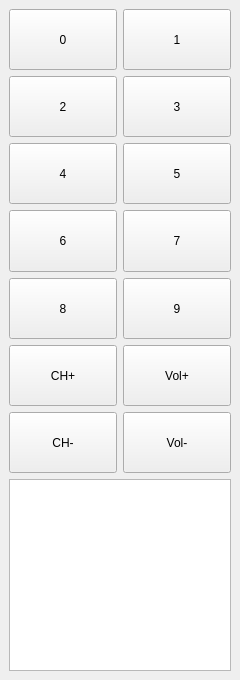
<?xml version="1.0" encoding="UTF-8"?>
<ui version="4.0">
 <class>TV_Remote</class>
 <widget class="QMainWindow" name="TV_Remote">
  <property name="geometry">
   <rect>
    <x>0</x>
    <y>0</y>
    <width>240</width>
    <height>680</height>
   </rect>
  </property>
  <property name="sizePolicy">
   <sizepolicy hsizetype="Fixed" vsizetype="Fixed">
    <horstretch>0</horstretch>
    <verstretch>0</verstretch>
   </sizepolicy>
  </property>
  <property name="minimumSize">
   <size>
    <width>240</width>
    <height>680</height>
   </size>
  </property>
  <property name="maximumSize">
   <size>
    <width>240</width>
    <height>680</height>
   </size>
  </property>
  <property name="windowTitle">
   <string>TV_Remote</string>
  </property>
  <widget class="QWidget" name="centralwidget">
   <property name="minimumSize">
    <size>
     <width>240</width>
     <height>680</height>
    </size>
   </property>
   <layout class="QGridLayout" name="gridLayout">
    <item row="5" column="1">
     <widget class="QPushButton" name="Btn_vol_Up">
      <property name="sizePolicy">
       <sizepolicy hsizetype="Expanding" vsizetype="Expanding">
        <horstretch>0</horstretch>
        <verstretch>0</verstretch>
       </sizepolicy>
      </property>
      <property name="text">
       <string>Vol+</string>
      </property>
     </widget>
    </item>
    <item row="4" column="0">
     <widget class="QPushButton" name="Btn_8">
      <property name="sizePolicy">
       <sizepolicy hsizetype="Expanding" vsizetype="Expanding">
        <horstretch>0</horstretch>
        <verstretch>0</verstretch>
       </sizepolicy>
      </property>
      <property name="text">
       <string>8</string>
      </property>
     </widget>
    </item>
    <item row="6" column="0">
     <widget class="QPushButton" name="Btn_ch_Down">
      <property name="sizePolicy">
       <sizepolicy hsizetype="Expanding" vsizetype="Expanding">
        <horstretch>0</horstretch>
        <verstretch>0</verstretch>
       </sizepolicy>
      </property>
      <property name="text">
       <string>CH-</string>
      </property>
     </widget>
    </item>
    <item row="6" column="1">
     <widget class="QPushButton" name="Btn_vol_Down">
      <property name="sizePolicy">
       <sizepolicy hsizetype="Expanding" vsizetype="Expanding">
        <horstretch>0</horstretch>
        <verstretch>0</verstretch>
       </sizepolicy>
      </property>
      <property name="text">
       <string>Vol-</string>
      </property>
     </widget>
    </item>
    <item row="3" column="1">
     <widget class="QPushButton" name="Btn_7">
      <property name="sizePolicy">
       <sizepolicy hsizetype="Expanding" vsizetype="Expanding">
        <horstretch>0</horstretch>
        <verstretch>0</verstretch>
       </sizepolicy>
      </property>
      <property name="text">
       <string>7</string>
      </property>
     </widget>
    </item>
    <item row="2" column="1">
     <widget class="QPushButton" name="Btn_5">
      <property name="sizePolicy">
       <sizepolicy hsizetype="Expanding" vsizetype="Expanding">
        <horstretch>0</horstretch>
        <verstretch>0</verstretch>
       </sizepolicy>
      </property>
      <property name="text">
       <string>5</string>
      </property>
     </widget>
    </item>
    <item row="5" column="0">
     <widget class="QPushButton" name="Btn_ch_Up">
      <property name="sizePolicy">
       <sizepolicy hsizetype="Expanding" vsizetype="Expanding">
        <horstretch>0</horstretch>
        <verstretch>0</verstretch>
       </sizepolicy>
      </property>
      <property name="text">
       <string>CH+</string>
      </property>
     </widget>
    </item>
    <item row="3" column="0">
     <widget class="QPushButton" name="Btn_6">
      <property name="sizePolicy">
       <sizepolicy hsizetype="Expanding" vsizetype="Expanding">
        <horstretch>0</horstretch>
        <verstretch>0</verstretch>
       </sizepolicy>
      </property>
      <property name="text">
       <string>6</string>
      </property>
     </widget>
    </item>
    <item row="0" column="0">
     <widget class="QPushButton" name="Bnt_0">
      <property name="enabled">
       <bool>true</bool>
      </property>
      <property name="sizePolicy">
       <sizepolicy hsizetype="MinimumExpanding" vsizetype="MinimumExpanding">
        <horstretch>0</horstretch>
        <verstretch>0</verstretch>
       </sizepolicy>
      </property>
      <property name="text">
       <string>0</string>
      </property>
     </widget>
    </item>
    <item row="2" column="0">
     <widget class="QPushButton" name="Btn_4">
      <property name="sizePolicy">
       <sizepolicy hsizetype="Expanding" vsizetype="Expanding">
        <horstretch>0</horstretch>
        <verstretch>0</verstretch>
       </sizepolicy>
      </property>
      <property name="text">
       <string>4</string>
      </property>
     </widget>
    </item>
    <item row="0" column="1">
     <widget class="QPushButton" name="Btn_1">
      <property name="sizePolicy">
       <sizepolicy hsizetype="MinimumExpanding" vsizetype="MinimumExpanding">
        <horstretch>0</horstretch>
        <verstretch>0</verstretch>
       </sizepolicy>
      </property>
      <property name="text">
       <string>1</string>
      </property>
     </widget>
    </item>
    <item row="1" column="1">
     <widget class="QPushButton" name="Btn_3">
      <property name="sizePolicy">
       <sizepolicy hsizetype="Expanding" vsizetype="Expanding">
        <horstretch>0</horstretch>
        <verstretch>0</verstretch>
       </sizepolicy>
      </property>
      <property name="text">
       <string>3</string>
      </property>
     </widget>
    </item>
    <item row="4" column="1">
     <widget class="QPushButton" name="Btn_9">
      <property name="sizePolicy">
       <sizepolicy hsizetype="Expanding" vsizetype="Expanding">
        <horstretch>0</horstretch>
        <verstretch>0</verstretch>
       </sizepolicy>
      </property>
      <property name="text">
       <string>9</string>
      </property>
     </widget>
    </item>
    <item row="1" column="0">
     <widget class="QPushButton" name="Btn_2">
      <property name="sizePolicy">
       <sizepolicy hsizetype="Expanding" vsizetype="Expanding">
        <horstretch>0</horstretch>
        <verstretch>0</verstretch>
       </sizepolicy>
      </property>
      <property name="text">
       <string>2</string>
      </property>
     </widget>
    </item>
    <item row="7" column="0" colspan="2">
     <widget class="QTextEdit" name="textEdit">
      <property name="readOnly">
       <bool>true</bool>
      </property>
     </widget>
    </item>
   </layout>
  </widget>
 </widget>
 <resources/>
 <connections>
  <connection>
   <sender>Bnt_0</sender>
   <signal>clicked()</signal>
   <receiver>TV_Remote</receiver>
   <slot>btn_0()</slot>
   <hints>
    <hint type="sourcelabel">
     <x>90</x>
     <y>57</y>
    </hint>
    <hint type="destinationlabel">
     <x>124</x>
     <y>7</y>
    </hint>
   </hints>
  </connection>
  <connection>
   <sender>Btn_1</sender>
   <signal>clicked()</signal>
   <receiver>TV_Remote</receiver>
   <slot>btn_1()</slot>
   <hints>
    <hint type="sourcelabel">
     <x>216</x>
     <y>39</y>
    </hint>
    <hint type="destinationlabel">
     <x>231</x>
     <y>9</y>
    </hint>
   </hints>
  </connection>
 </connections>
 <slots>
  <slot>btn_0()</slot>
  <slot>btn_1()</slot>
 </slots>
</ui>
